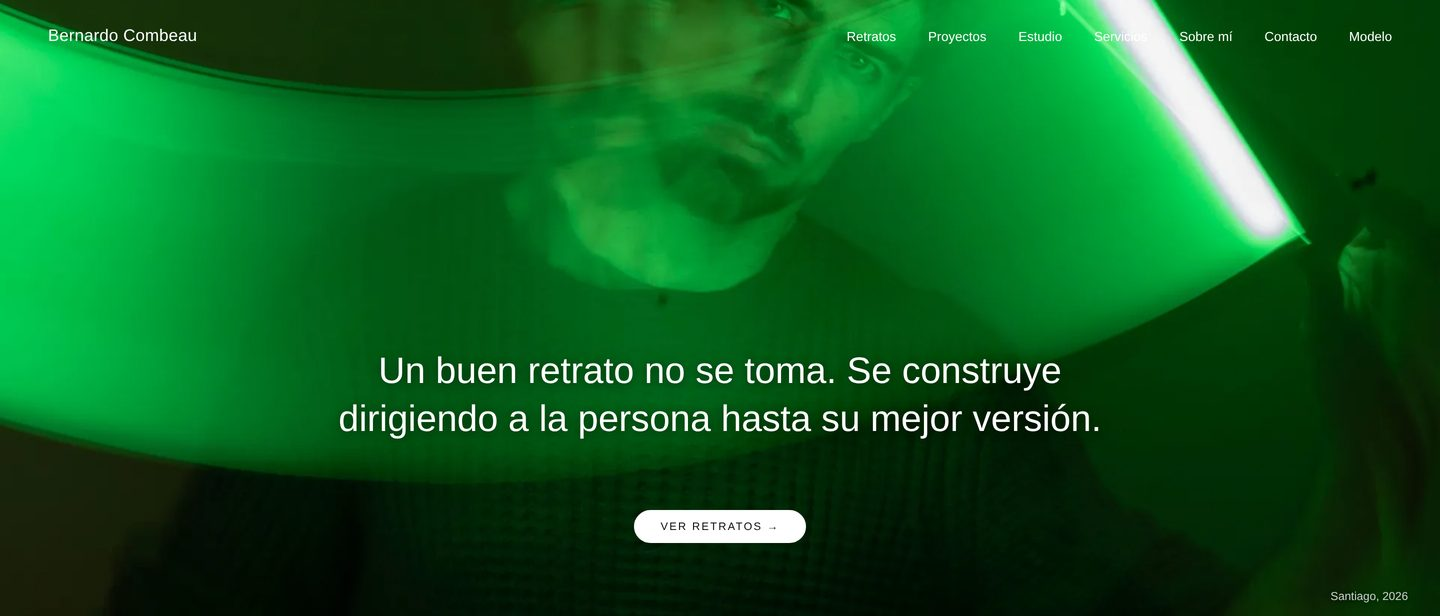
#> input picture marketing/brand/instagram-v3/img/combeau-fotografia-ancho-2.jpg, 1440 x 616 px
$ python oro-por-vista.py ../../../../../../../brand/instagram-v3/img/combeau-fotografia-ancho-2.jpg
#> lines starting #> are read from the running program, lines starting #| are printed output that depends on the picture; after the words box and inside, x2 and y2 are one past the last pixel; in counts of white or black regions, pixels touching at a corner belong together
# Oro por vista (manual §07b: tono 38-54°, sat >= 0,5, brillo >= 0,5; HSV de PIL), sobre capturas de página
# completa tomadas con --disable-lcd-text (capg.mjs). Quita el punto del wordmark (caja de oro en los últimos
# 1000 px) y busca la ventana de un viewport con más píxeles oro. Umbral: 0,05 % del viewport.
import glob, os, sys
from PIL import Image, ImageChops, ImageDraw
def mask(img):
    h,s,v=img.convert('HSV').split()
    hm=h.point(lambda x:255 if 27<=x<=38 else 0); sm=s.point(lambda x:255 if x>=128 else 0); vm=v.point(lambda x:255 if x>=128 else 0)
    return ImageChops.multiply(ImageChops.multiply(hm,sm),vm)
for f in sorted(glob.glob(sys.argv[1] if len(sys.argv)>1 else 'capg/*.png')):
    im=Image.open(f).convert('RGB'); W,H=im.size; vh=900 if W==1440 else 844
#> further down, im is the input picture: PIL image 1440x616 RGB; mean R, G, B 12.9, 92.5, 31.6
    m=mask(im); bot=m.crop((0,H-1000,W,H)).getbbox(); dot=(bot[0],bot[1]+H-1000,bot[2],bot[3]+H-1000) if bot else None
#> in mask, `h,s,v=img.convert('HSV').split()`:
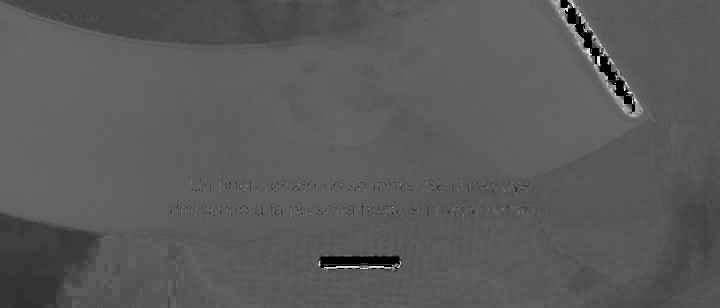
#> h: PIL image 1440x616 L (shown at 1/2 size); min 0, max 250, mean 89.9
#> in mask, `h,s,v=img.convert('HSV').split()`:
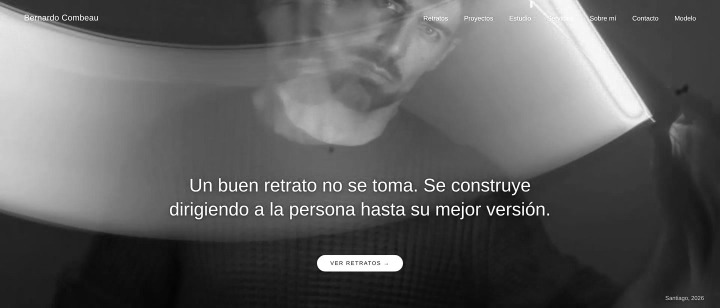
#> v: PIL image 1440x616 L (shown at 1/2 size); min 1, max 255, mean 92.5
#> in mask, `hm = h.point(lambda x: 255 if 27 <= x <= 38 else 0)`:
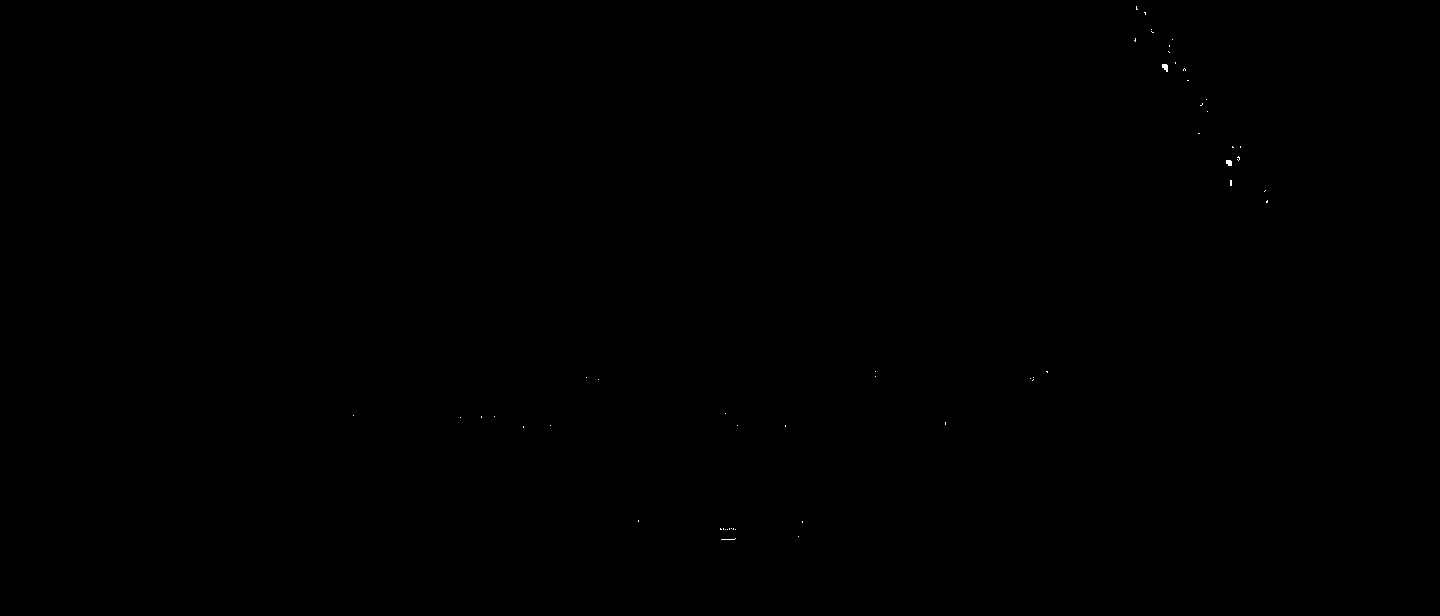
#> hm: PIL image 1440x616 L; 0.02% white in thin lines or dots, all inside (x1, y1, x2, y2) = (353, 6, 1268, 540)
#> in mask, `sm = s.point(lambda x: 255 if x >= 128 else 0)`:
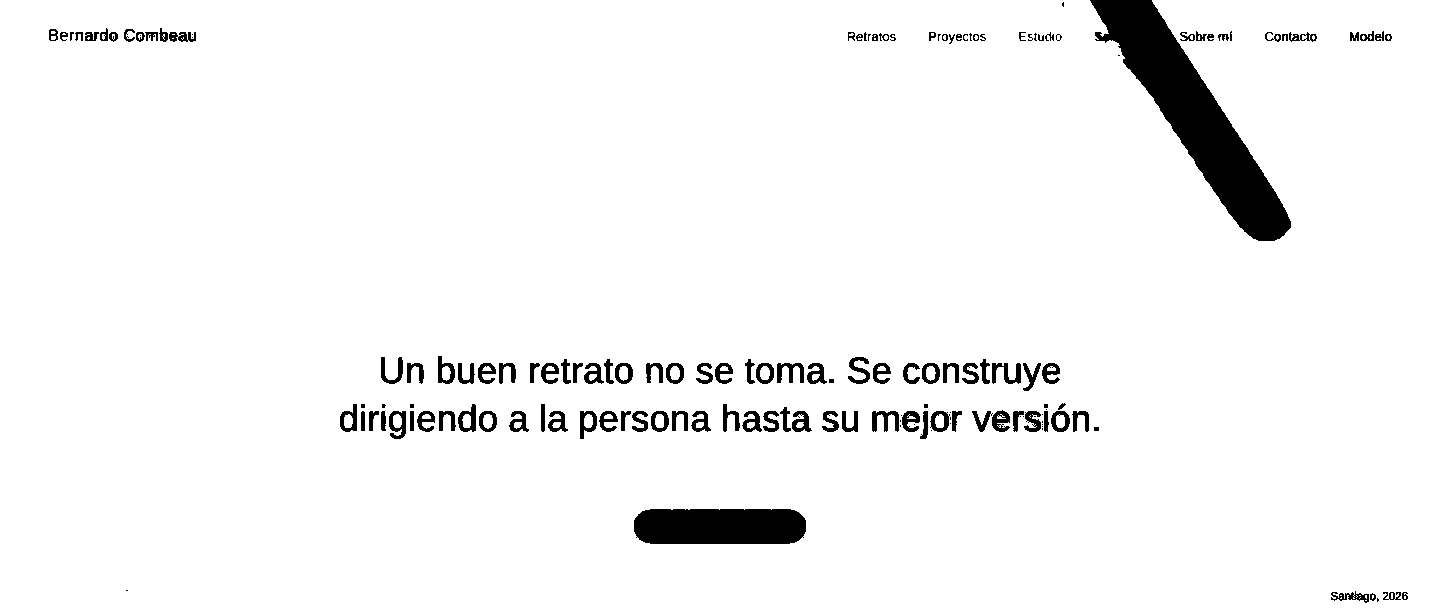
#> sm: PIL image 1440x616 L; 95.9% white; 154 black regions (38 under 20 px), largest, box (x1, y1, x2, y2) and area: (1090, 0, 1291, 241) 14619, (634, 509, 806, 544) 5754, (992, 363, 1021, 384) 315
#> in mask, `vm = v.point(lambda x: 255 if x >= 128 else 0)`:
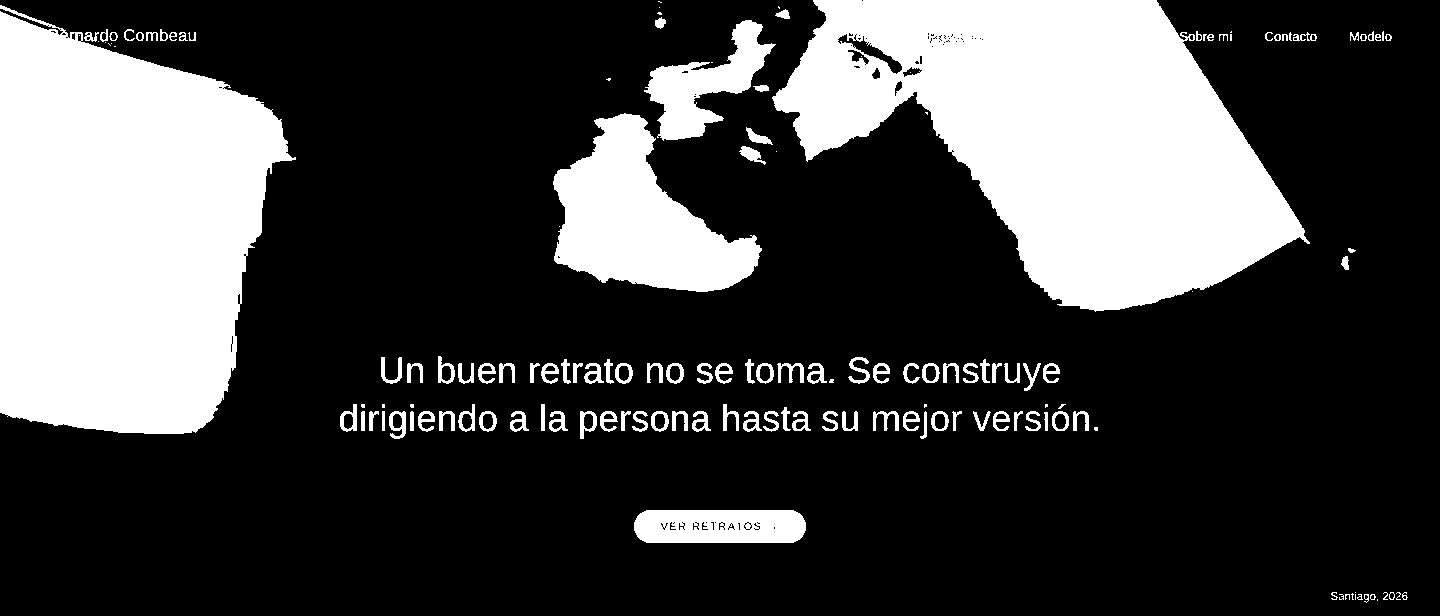
#> vm: PIL image 1440x616 L; 26.6% white; 150 white regions (41 under 20 px), largest, box (x1, y1, x2, y2) and area: (772, 0, 1310, 312) 96836, (0, 5, 296, 434) 93912, (553, 113, 762, 292) 20295
#> after `bot = m.crop((0, H - 1000, W, H)).getbbox()`: bot = None
    m2=m.copy()
    if dot and (dot[2]-dot[0])<60: ImageDraw.Draw(m2).rectangle(dot,fill=0)
    worst=(0,None)
    for y in range(0,max(1,H-vh+1),50):
        n=m2.crop((0,y,W,y+vh)).histogram()[255]
        if n>worst[0]: worst=(n,y)
#> this loop made 1 pass
#> n on pass 1: 0
    thr=0.0005*W*vh
    print(os.path.basename(f),'punto',dot,'| fuera del punto, peor vista:',worst[0],'px en y',worst[1],'| umbral',int(thr),'SEGUNDO ORO' if worst[0]>thr else 'limpio')
#| combeau-fotografia-ancho-2.jpg punto None | fuera del punto, peor vista: 0 px en y None | umbral 648 limpio

$ run again, on marketing/brand/instagram-v3/img/domino.jpg
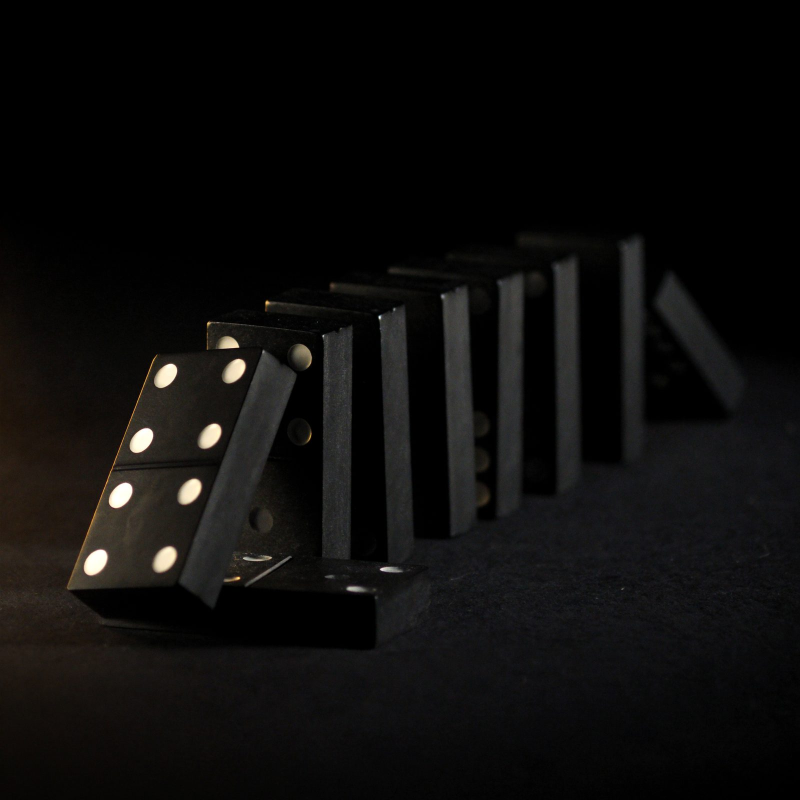
#> input picture marketing/brand/instagram-v3/img/domino.jpg, 1600 x 1600 px (shown at 1/2 size)
#> im is the input picture: PIL image 1600x1600 RGB; mean R, G, B 13.5, 12.6, 11.9
#> in mask, `hm = h.point(lambda x: 255 if 27 <= x <= 38 else 0)`:
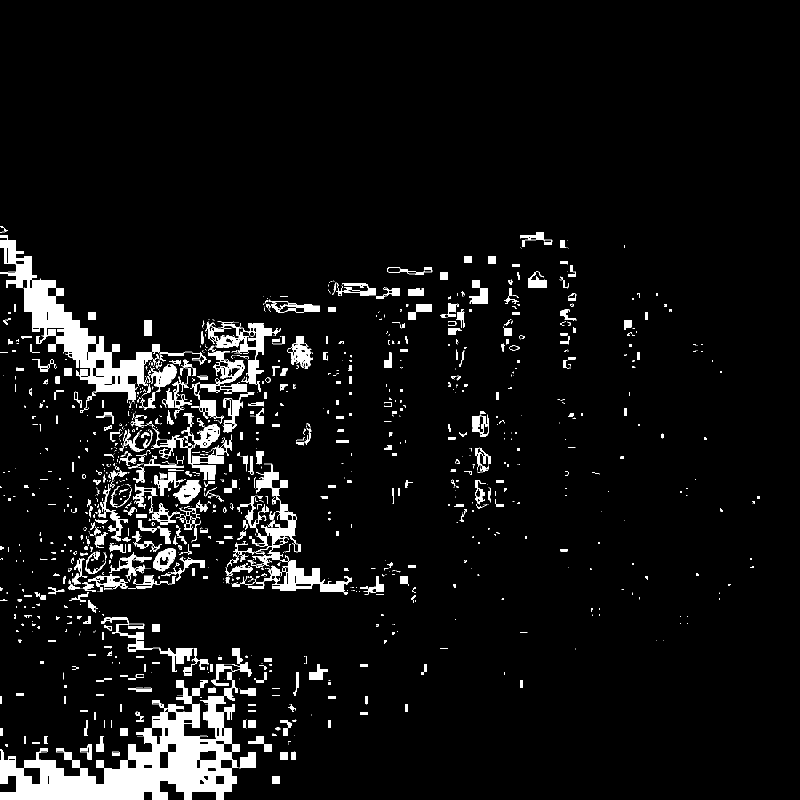
#> hm: PIL image 1600x1600 L (shown at 1/2 size); 6.7% white; 1232 white regions (726 under 20 px), largest, box (x1, y1, x2, y2) and area: (0, 1360, 480, 1600) 44855, (0, 470, 306, 826) 23222, (302, 826, 464, 960) 5136
#> sm: PIL image 1600x1600 L; 2.8% white; 2081 white regions (1707 under 20 px), largest, box (x1, y1, x2, y2) and area: (0, 687, 142, 1096) 23732, (154, 703, 321, 1116) 3026, (0, 448, 80, 544) 2520
#> in mask, `vm = v.point(lambda x: 255 if x >= 128 else 0)`:
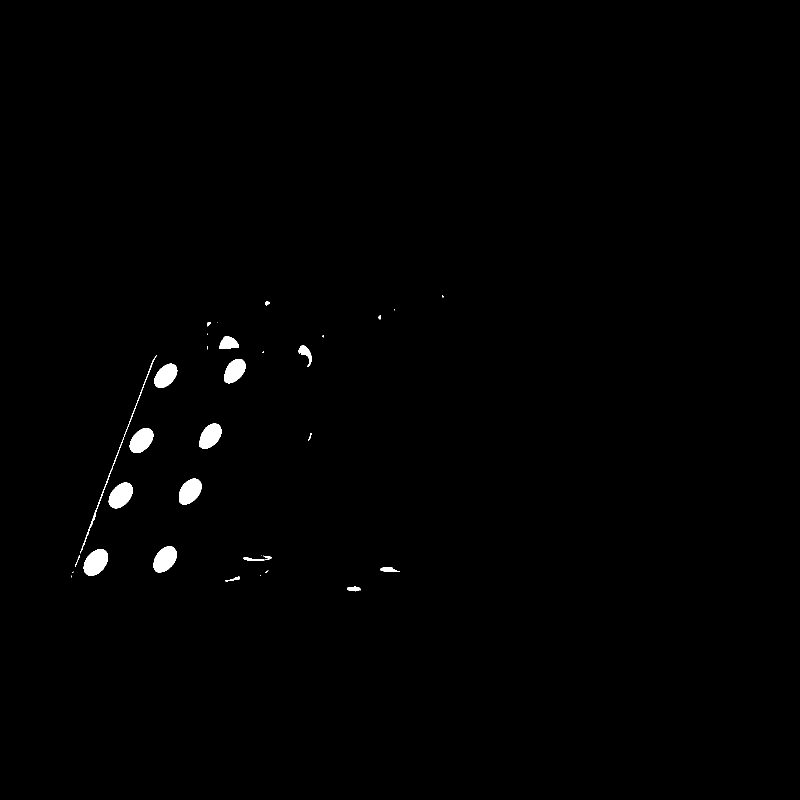
#> vm: PIL image 1600x1600 L (shown at 1/2 size); 0.64% white; 34 white regions (13 under 20 px), largest, box (x1, y1, x2, y2) and area: (167, 1098, 216, 1152) 1883, (307, 1092, 354, 1145) 1776, (217, 965, 266, 1017) 1769
#> bot = (154, 2, 622, 561)
#> dot = (154, 602, 622, 1161)
#> the loop `for y in range(0,max(1,H-vh+1),50):` made 16 passes
#> (n, worst) on passes 1 to 8: (57, (57, 0)), (83, (83, 50)), (86, (86, 100)), (96, (96, 150)), (120, (120, 200)), (132, (132, 250)), (134, (134, 300)), (156, (156, 350))
#| domino.jpg punto (154, 602, 622, 1161) | fuera del punto, peor vista: 156 px en y 350 | umbral 675 limpio

$ run again, on marketing/brand/instagram-v3/img/escritorio.jpg
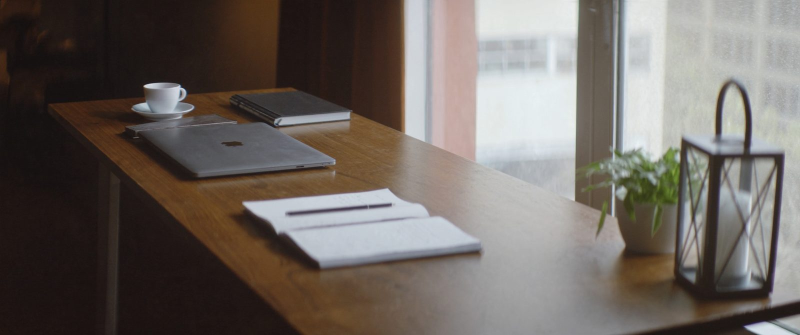
#> input picture marketing/brand/instagram-v3/img/escritorio.jpg, 1600 x 670 px (shown at 1/2 size)
#> im is the input picture: PIL image 1600x670 RGB; mean R, G, B 110.2, 102.8, 97.5
#> in mask, `hm = h.point(lambda x: 255 if 27 <= x <= 38 else 0)`:
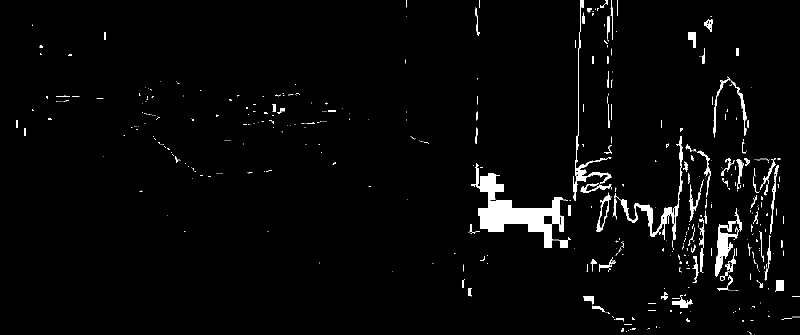
#> hm: PIL image 1600x670 L (shown at 1/2 size); 2.9% white; 504 white regions (389 under 20 px), largest, box (x1, y1, x2, y2) and area: (956, 394, 1142, 496) 8508, (1228, 272, 1366, 480) 2680, (942, 326, 1008, 401) 1923
#> sm: PIL image 1600x670 L; 12.8% white; 302 white regions (250 under 20 px), largest, box (x1, y1, x2, y2) and area: (96, 0, 807, 670) 90963, (368, 0, 600, 246) 25997, (1240, 508, 1335, 582) 5254
#> in mask, `vm = v.point(lambda x: 255 if x >= 128 else 0)`:
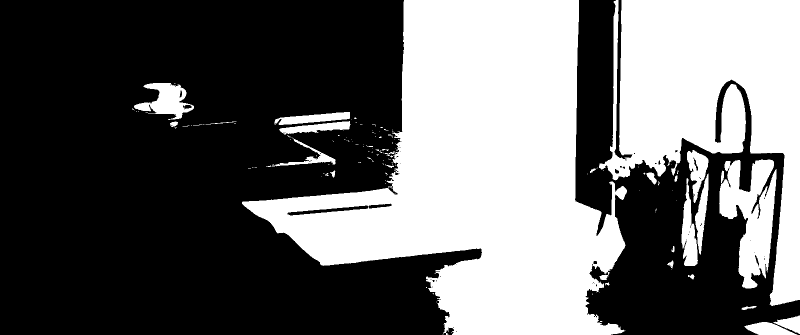
#> vm: PIL image 1600x670 L (shown at 1/2 size); 40.5% white; 137 white regions (106 under 20 px), largest, box (x1, y1, x2, y2) and area: (484, 0, 1254, 670) 269762, (1198, 0, 1600, 612) 125649, (1438, 319, 1553, 577) 16651
#> bot = None
#> the loop `for y in range(0,max(1,H-vh+1),50):` made 1 pass
#> n on pass 1: 0
#| escritorio.jpg punto None | fuera del punto, peor vista: 0 px en y None | umbral 675 limpio
